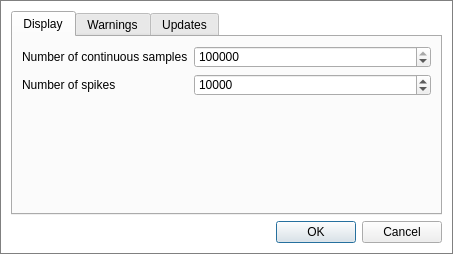
<?xml version="1.0" encoding="UTF-8"?>
<ui version="4.0">
 <class>PreferencesDialog</class>
 <widget class="QDialog" name="PreferencesDialog">
  <property name="geometry">
   <rect>
    <x>0</x>
    <y>0</y>
    <width>409</width>
    <height>254</height>
   </rect>
  </property>
  <property name="windowTitle">
   <string>Preferences</string>
  </property>
  <property name="styleSheet">
   <string notr="true">QDialog {
background: #FFFFFF;
border: 1px solid gray;
}</string>
  </property>
  <layout class="QVBoxLayout" name="verticalLayout_3">
   <item>
    <widget class="QTabWidget" name="tabWidget">
     <property name="currentIndex">
      <number>0</number>
     </property>
     <widget class="QWidget" name="displayTab">
      <attribute name="title">
       <string>Display</string>
      </attribute>
      <layout class="QFormLayout" name="formLayout">
       <item row="0" column="0">
        <widget class="QLabel" name="labelContinuousSamples">
         <property name="text">
          <string>Number of continuous samples</string>
         </property>
        </widget>
       </item>
       <item row="0" column="1">
        <widget class="QSpinBox" name="spinBoxNSamples">
         <property name="minimum">
          <number>10000</number>
         </property>
         <property name="maximum">
          <number>100000000</number>
         </property>
         <property name="value">
          <number>5400000</number>
         </property>
        </widget>
       </item>
       <item row="1" column="0">
        <widget class="QLabel" name="labelSpikes">
         <property name="text">
          <string>Number of spikes</string>
         </property>
        </widget>
       </item>
       <item row="1" column="1">
        <widget class="QSpinBox" name="spinBoxNWaveforms">
         <property name="minimum">
          <number>100</number>
         </property>
         <property name="maximum">
          <number>10000000</number>
         </property>
         <property name="value">
          <number>10000</number>
         </property>
        </widget>
       </item>
      </layout>
     </widget>
     <widget class="QWidget" name="warningsTab">
      <attribute name="title">
       <string>Warnings</string>
      </attribute>
      <layout class="QVBoxLayout" name="verticalLayout_2">
       <item>
        <widget class="QWidget" name="widget" native="true">
         <layout class="QVBoxLayout" name="verticalLayout">
          <property name="leftMargin">
           <number>0</number>
          </property>
          <property name="rightMargin">
           <number>0</number>
          </property>
          <item>
           <widget class="QCheckBox" name="checkBoxDeleteFiles">
            <property name="text">
             <string>Clear all data from analysis session on file close</string>
            </property>
           </widget>
          </item>
          <item>
           <widget class="QLabel" name="labelDeleteFiles">
            <property name="minimumSize">
             <size>
              <width>0</width>
              <height>60</height>
             </size>
            </property>
            <property name="palette">
             <palette>
              <active>
               <colorrole role="WindowText">
                <brush brushstyle="SolidPattern">
                 <color alpha="255">
                  <red>0</red>
                  <green>134</green>
                  <blue>0</blue>
                 </color>
                </brush>
               </colorrole>
              </active>
              <inactive>
               <colorrole role="WindowText">
                <brush brushstyle="SolidPattern">
                 <color alpha="255">
                  <red>0</red>
                  <green>134</green>
                  <blue>0</blue>
                 </color>
                </brush>
               </colorrole>
              </inactive>
              <disabled>
               <colorrole role="WindowText">
                <brush brushstyle="SolidPattern">
                 <color alpha="255">
                  <red>120</red>
                  <green>120</green>
                  <blue>120</blue>
                 </color>
                </brush>
               </colorrole>
              </disabled>
             </palette>
            </property>
            <property name="text">
             <string>&lt;html&gt;&lt;head/&gt;&lt;body&gt;&lt;p&gt;&lt;span style=&quot; color:#009fe3;&quot;&gt;If checked, channel data (spikes and continuous) and user-defined options (dsp filters, energy filters, thresholds, alignments, etc) will be deleted when the current file is closed. Uncheck this box if you plan to exit now and continue analyzing the file in the future. &lt;/span&gt;&lt;/p&gt;&lt;/body&gt;&lt;/html&gt;</string>
            </property>
            <property name="wordWrap">
             <bool>true</bool>
            </property>
           </widget>
          </item>
         </layout>
        </widget>
       </item>
       <item>
        <widget class="QCheckBox" name="checkBoxAskPrevSession">
         <property name="text">
          <string>Ask whether to continue previous analysis session when a file is opened</string>
         </property>
         <property name="checked">
          <bool>true</bool>
         </property>
        </widget>
       </item>
       <item>
        <widget class="QCheckBox" name="checkBoxContinuePrevSession">
         <property name="text">
          <string>Continue previous analysis session (if available)</string>
         </property>
        </widget>
       </item>
       <item>
        <spacer name="verticalSpacer">
         <property name="orientation">
          <enum>Qt::Vertical</enum>
         </property>
         <property name="sizeHint" stdset="0">
          <size>
           <width>20</width>
           <height>40</height>
          </size>
         </property>
        </spacer>
       </item>
      </layout>
     </widget>
     <widget class="QWidget" name="updatesTab">
      <attribute name="title">
       <string>Updates</string>
      </attribute>
      <layout class="QVBoxLayout" name="verticalLayout_4">
       <item>
        <widget class="QCheckBox" name="checkBoxUpdatesOnStartup">
         <property name="text">
          <string>Check for updates on startup</string>
         </property>
        </widget>
       </item>
       <item>
        <spacer name="verticalSpacer_2">
         <property name="orientation">
          <enum>Qt::Vertical</enum>
         </property>
         <property name="sizeHint" stdset="0">
          <size>
           <width>20</width>
           <height>40</height>
          </size>
         </property>
        </spacer>
       </item>
      </layout>
     </widget>
    </widget>
   </item>
   <item>
    <widget class="QDialogButtonBox" name="buttonBox">
     <property name="orientation">
      <enum>Qt::Horizontal</enum>
     </property>
     <property name="standardButtons">
      <set>QDialogButtonBox::Cancel|QDialogButtonBox::Ok</set>
     </property>
    </widget>
   </item>
  </layout>
 </widget>
 <resources/>
 <connections>
  <connection>
   <sender>buttonBox</sender>
   <signal>accepted()</signal>
   <receiver>PreferencesDialog</receiver>
   <slot>accept()</slot>
   <hints>
    <hint type="sourcelabel">
     <x>248</x>
     <y>254</y>
    </hint>
    <hint type="destinationlabel">
     <x>157</x>
     <y>274</y>
    </hint>
   </hints>
  </connection>
  <connection>
   <sender>buttonBox</sender>
   <signal>rejected()</signal>
   <receiver>PreferencesDialog</receiver>
   <slot>reject()</slot>
   <hints>
    <hint type="sourcelabel">
     <x>316</x>
     <y>260</y>
    </hint>
    <hint type="destinationlabel">
     <x>286</x>
     <y>274</y>
    </hint>
   </hints>
  </connection>
 </connections>
</ui>
